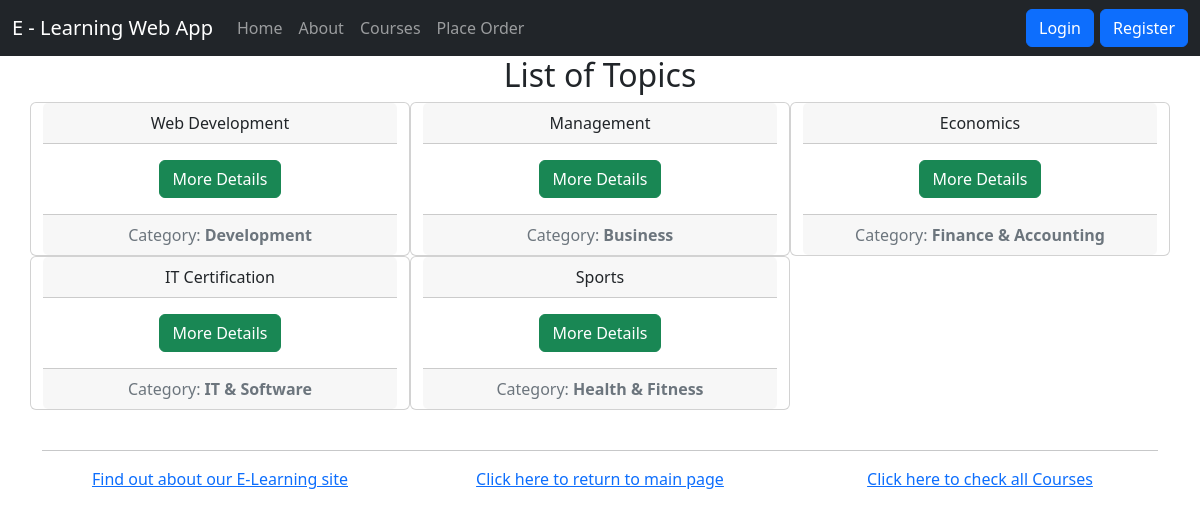
The page /myapp/ on the database its author committed.
### myapp/models.py (models this page shows, shortened)
class Topic(models.Model):
    name = models.CharField(max_length=200)
    category = models.CharField(max_length=200, blank=False, default="Development")

### myapp/views.py (the view)
# urls.py: path(r'', views.index, name='index'),
def index(request):
    top_list = Topic.objects.all().order_by('id')[:10]
    if 'last_login' in request.session:
        last_login = request.session['last_login']
    else:
        last_login = 'Your last login was more than one hour ago'
    return render(request, 'myapp/index.html', {'top_list': top_list, 'last_login': last_login})

### myapp/templates/myapp/index.html (shortened to what this page needs)
{% extends 'myapp/base.html' %}
{% block body_block %}
{% if top_list %}
 <h2 align="center">List of Topics</h2>
 <div class="row">
 {% for top in top_list %}
 <div class="card text-center col-md-4 text-dark" style="max-width: 40%;">
    <div class="card-header">
      {{top.name}}
    </div>
    <div class="card-body">
      <a href="{% url 'myapp:detail' top.id %}" class="btn btn-success">More Details</a>
    </div>
    <div class="card-footer text-muted">
      Category: <strong>{{top.category}}</strong>
    </div>
  </div>
 {% endfor %}
 </div>
 {% else %}
 <strong>There are no available topics!</strong>
 {% endif %}
<br />
{% endblock %}

### myapp/static/myapp/style.css (style rules this page uses)
body { background-color: bisque; color: darkgreen; }
a { color: darkcyan; }

### rows shown on the page
Topic: name "Web Development", category "Development"
Topic: name "Management", category "Business"
Topic: name "Economics", category "Finance & Accounting"
Topic: name "IT Certification", category "IT & Software"
Topic: name "Sports", category "Health & Fitness"
